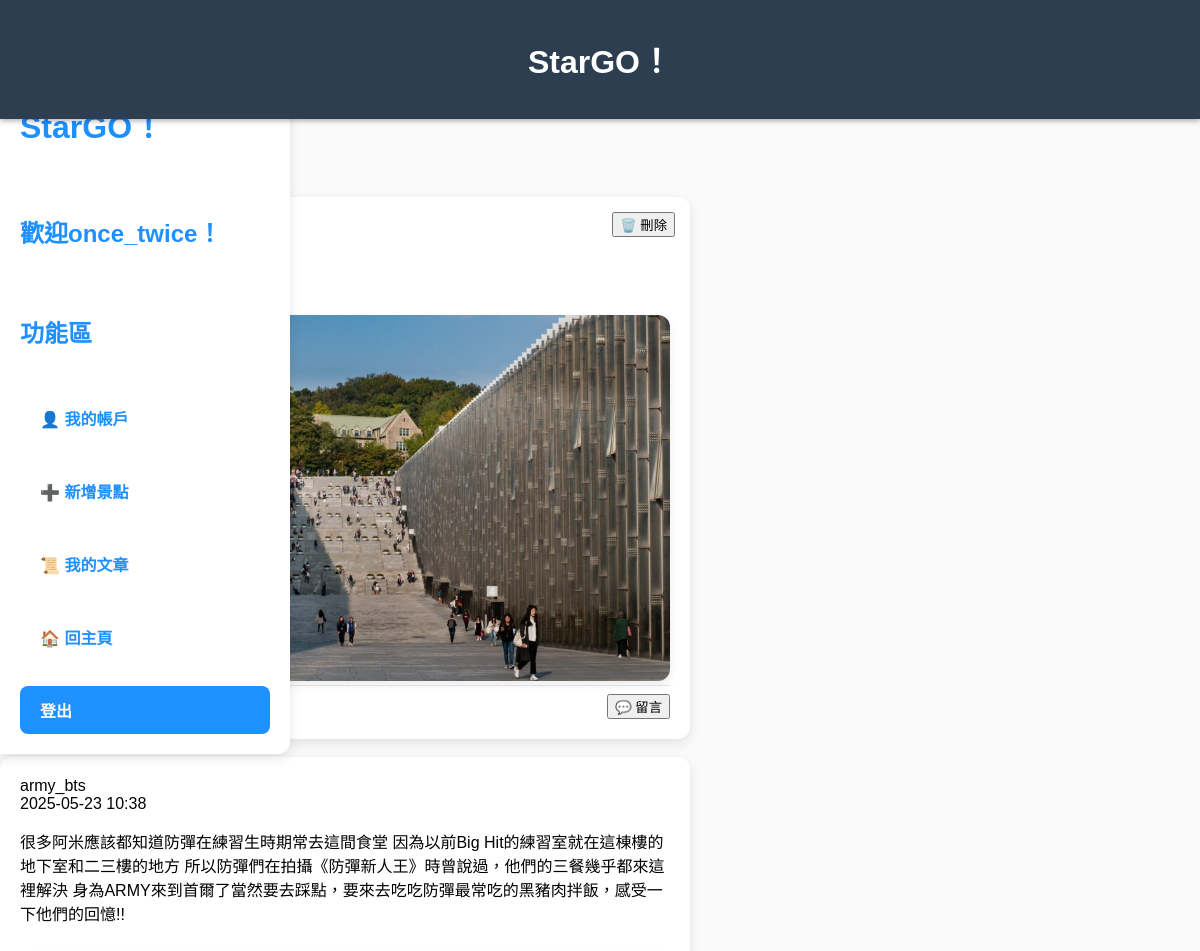
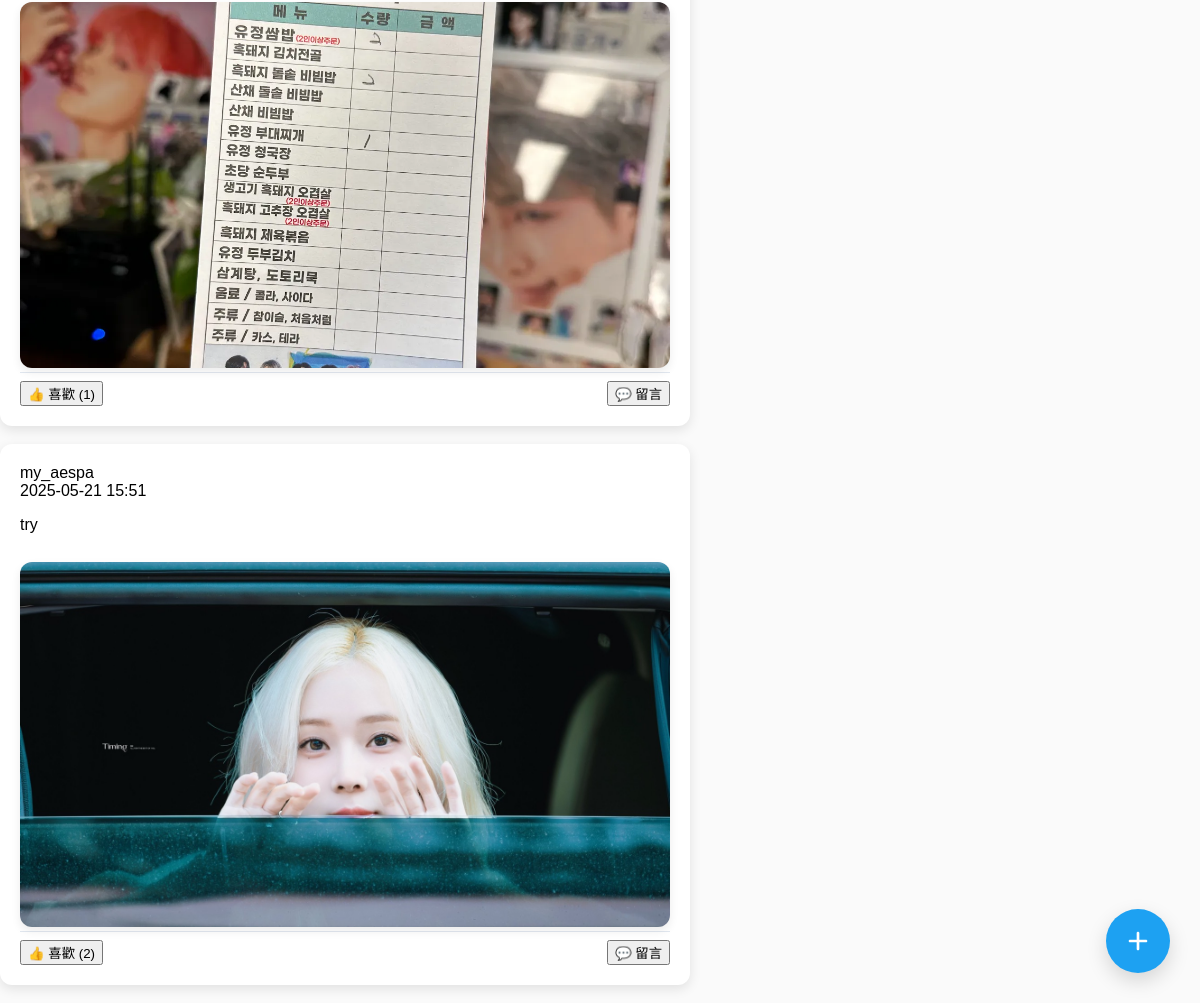
/index.php (signed in), run on the app's committed database (2 pictures, top to bottom).
### tables this page shows
CREATE TABLE `spots` (
  `id` int(11) NOT NULL,
  `name` varchar(255) NOT NULL,
  `description` text NOT NULL,
  `created_by` int(11) NOT NULL,
  `image` varchar(255) DEFAULT NULL,
  `created_at` timestamp NOT NULL DEFAULT current_timestamp()
);

CREATE TABLE `members` (
  `id` int(11) NOT NULL,
  `username` varchar(50) DEFAULT NULL,
  `password` varchar(255) DEFAULT NULL,
  `email` varchar(100) DEFAULT NULL,
  `created_at` datetime DEFAULT current_timestamp()
);

### spot_list.php (the view, shortened to what this page needs)
<?php
$sql = "SELECT s.*, m.username AS creator FROM spots s JOIN members m ON s.created_by = m.id ORDER BY s.id DESC LIMIT 10";
$stmt = mysqli_prepare($conn, $sql);
mysqli_stmt_execute($stmt);
$result = mysqli_stmt_get_result($stmt);
if (mysqli_num_rows($result) > 0) {
    while ($row = mysqli_fetch_assoc($result)) {
        echo "<div class='post-card'>";
        echo "<div class='post-card-header'>";
        echo "<span class='username'>" . htmlspecialchars($row['creator']) . "</span>";
        echo "<span class='post-time'>" . date('Y-m-d H:i', strtotime($row['created_at'])) . "</span>";
        echo "</div>";
        echo "<p>" . htmlspecialchars($row['description']) . "</p>";
        echo "<div class='post-card-body'>";
        if (!empty($row['image'])) {
            $image_path = 'uploads/' . htmlspecialchars($row['image']);
            if (file_exists($image_path)) {
			echo "<img src='$image_path' data-full='$image_path' alt='景點圖片' class='spot-image lightbox-trigger'>";
            } else {
                echo "圖片加載失敗！圖片路徑：$image_path<br>";
            }
        }
        echo "</div>";
        if ($_SESSION['user_id'] == $row['created_by']) {
            echo "<form action='delete_post.php' method='GET' style='position: absolute; top: 15px; right: 15px;'>";
            echo "<button type='submit' class='delete-post-btn'>🗑️ 刪除</button>";
            echo "</form>";
        }
        echo "<div class='post-card-footer'>";
        $sql_likes = "SELECT COUNT(*) AS like_count FROM likes WHERE spot_id = ?";
        $stmt_likes = mysqli_prepare($conn, $sql_likes);
        mysqli_stmt_bind_param($stmt_likes, "i", $row['id']);
        mysqli_stmt_execute($stmt_likes);
        $like_result = mysqli_stmt_get_result($stmt_likes);
        $like_data = mysqli_fetch_assoc($like_result);
        $like_count = $like_data['like_count'];
        echo "<button id='like-button-" . $row['id'] . "' class='likes' onclick='likePost(" . $row['id'] . ")'>👍 喜歡 ($like_count)</button>";
        echo "<button class='comments' onclick='showCommentBox(" . $row['id'] . ")'>💬 留言</button>";
        echo "</div>";
        echo "</div>";
    }
} else {
    echo "<p>目前尚無景點資料。</p>";
}
?>

### index.php (shortened to what this page needs)
<?php
function db_connect() {
    $conn = mysqli_connect("localhost", "root", "", "db_c112193105");
    return $conn;
}
$username = $_SESSION['username'];
$conn = db_connect();
?>
<!DOCTYPE html>
<html lang="zh-TW">
<head>
	<link rel="stylesheet" href="css/lightbox.css">
	<link rel="stylesheet" href="css/variables.css">
	<link rel="stylesheet" href="css/layout.css">
	<link rel="stylesheet" href="css/sidebar.css">
	<link rel="stylesheet" href="css/post-card.css">
	<link rel="stylesheet" href="css/comment.css">
	<link rel="stylesheet" href="css/responsive.css">
	<link rel="stylesheet" href="css/modal.css">
</head>
<body>
<?php include "header.php"; ?>
<div class="wrapper">
    <?php include "sidebar.php"; ?>
    <div class="main-content">
        <?php include "spot_header.php"; ?>
        <div id="spot-list">
            <?php include "spot_list.php"; ?>
        </div>
    </div>
</div>
<a href="spot_add.php" id="fab-button" aria-label="新增文章">
    <svg xmlns="http://www.w3.org/2000/svg" viewBox="0 0 24 24" fill="currentColor">
        <path d="M12 5c.552 0 1 .448 1 1v5h5c.552 0 1 .448 1 1s-.448 1-1 1h-5v5c0 .552-.448 1-1 1s-1-.448-1-1v-5H6c-.552 0-1-.448-1-1s.448-1 1-1h5V6c0-.552.448-1 1-1z"/>
    </svg>
</a>
</body>
</html>

### header.php (shortened to what this page needs)
<header class="fixed-header">
    <h1>StarGO！</h1>
</header>

### sidebar.php
<div class="sidebar">
    <h1>StarGO！</h1>
    <h2>歡迎<?php echo htmlspecialchars($username); ?>！</h2>
    <h2>功能區</h2>
    <a href="profile.php">👤 我的帳戶</a>
    <a href="spot_add.php">➕ 新增景點</a>
    <a href="my_posts.php">📜 我的文章</a>
	<a href="index.php">🏠 回主頁</a>
    <a href="logout.php" class="active">登出</a>
</div>

### spot_header.php (shortened to what this page needs)
<header>
    <div class="header-left">
        <h1>📍 熱門景點</h1>
    </div>
</header>

### css/variables.css (style rules this page uses)
:root { --primary-color: #1e90ff; --secondary-color: #2c6cb5; --error-color: #e74c3c; --light-bg: #fafafa; --white: #ffffff; --border-color: #cbd5e1; --gray-light: #e2e8f0; --text-color: #2d3748; --secondary-text-color: #718096; --hover-bg: #d0e2ff; }

### css/layout.css (style rules this page uses)
body { font-family: 'Poppins', sans-serif; background-color: var(--light-bg); margin: 0; padding: 0; display: flex; justify-content: flex-start; align-items: flex-start; height: 100vh; flex-direction: column; }
.wrapper { display: flex; width: 100%; max-width: 1200px; gap: 20px; margin: 0 auto; }
#fab-button { position: fixed; bottom: 30px; right: 30px; width: 64px; height: 64px; background-color: #1DA1F2; color: #fff; border-radius: 50%; box-shadow: 0 8px 20px rgba(0, 0, 0, 0.15); display: flex; align-items: center; justify-content: center; z-index: 999; transition: transform 0.2s ease, background-color 0.3s ease; text-decoration: none; }
#fab-button svg { width: 32px; height: 32px; pointer-events: none; }

### css/sidebar.css (style rules this page uses)
.sidebar { position: fixed; top: 60px; left: 0; width: 250px; background-color: var(--white); padding: 20px; box-shadow: 0 4px 12px rgba(0, 0, 0, 0.1); border-radius: 0 12px 12px 0; display: flex; flex-direction: column; gap: 25px; z-index: 1000; }
.sidebar h1, .sidebar h2 { color: var(--primary-color); }
.sidebar a { text-decoration: none; color: var(--primary-color); font-weight: bold; padding: 12px 20px; border-radius: 8px; font-size: 16px; transition: background-color 0.3s ease, padding-left 0.3s ease; display: block; }
.sidebar a.active { background-color: var(--primary-color); color: var(--white); }

### css/post-card.css (style rules this page uses)
.post-card { background-color: var(--white); border-radius: 12px; padding: 20px; margin-bottom: 18px; max-width: 650px; margin-left: auto; margin-right: auto; box-shadow: 0 4px 12px rgba(0, 0, 0, 0.1); position: relative; }
.post-card-header { display: flex; flex-direction: column; align-items: flex-start; margin-bottom: 10px; }
.spot-image { width: 100%; aspect-ratio: 16 / 9; object-fit: cover; border-radius: 12px; margin-top: 12px; box-shadow: 0 4px 10px rgba(0, 0, 0, 0.08); }
.post-card-footer { display: flex; justify-content: space-between; align-items: center; padding-top: 8px; border-top: 1px solid var(--gray-light); }

### header.php (style rules this page uses)
.fixed-header { position: fixed; top: 0; left: 0; width: 100%; background-color: #2c3e50; color: white; padding: 15px 0; text-align: center; z-index: 9999; box-shadow: 0 2px 5px rgba(0,0,0,0.3); }

### spot_header.php (style rules this page uses)
header:not(.fixed-header) { margin-top: 130px; }

### data on the page
spots: image (picture)
spots: created_by.username "army_bts", created_at "2025-05-23 10:38", description "很多阿米應該都知道防彈在練習生時期常去這間食堂 因為以前Big Hit的練習室就在這棟樓的地下室和二三樓的地方 所以防彈們在拍攝《防彈新人王》時曾說過，他們的三餐幾乎都來這裡解決 身為ARMY來到首爾了當然要去踩點，要來去吃吃防彈最常吃的黑豬肉拌飯，感受一下他們的回憶!!", image (picture), like_count "1"
spots: created_by.username "my_aespa", created_at "2025-05-21 15:51", description "try", image (picture), like_count "2"

### other printed values
$username "once_twice"
